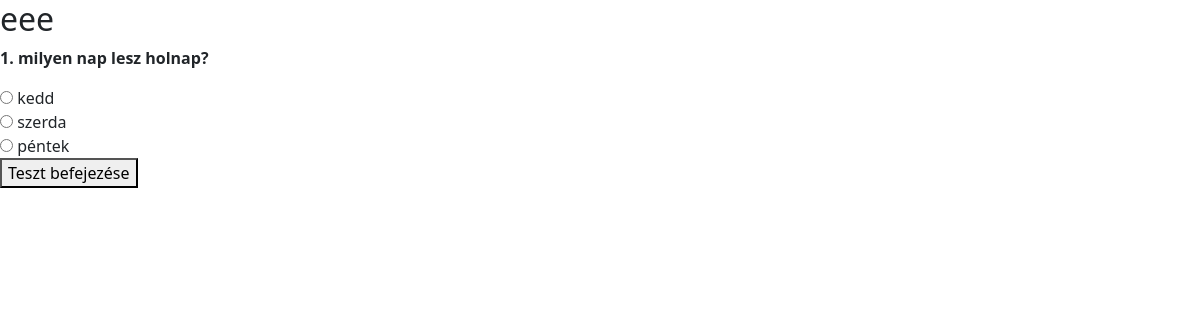
Page /test/run-test/5/ on the earlier database version.
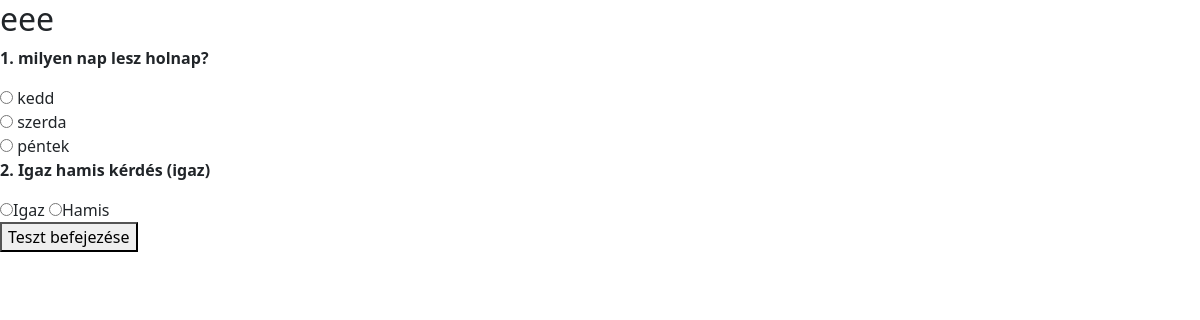
Same page on the later database version.
### roman_map/models.py (models this page shows, shortened)
class Question(models.Model):
    id = models.BigAutoField(primary_key=True)
    QUESTION_TYPES = [
        ('mc', 'Több válasz'),
        ('tf', 'Igaz/Hamis')
    ]
    quiz = models.ForeignKey(Quiz, on_delete=models.SET_NULL, related_name='questions', null=True)
    text = models.CharField(max_length=255, blank=False)
    question_type = models.CharField(max_length=2, choices=QUESTION_TYPES)
    points = models.PositiveIntegerField(default=0)

class Answer(models.Model):
    id = models.BigAutoField(primary_key=True)
    question = models.ForeignKey(Question, on_delete=models.CASCADE, related_name='answers')
    text = models.CharField(max_length=255, blank=True)
    is_correct = models.BooleanField(default=False)

### roman_map/views.py (the view, shortened to what this page needs)
# urls.py: path('test/run-test/<int:quiz_id>/', view=views.teszt_inditasa, name='teszt_inditasa'),
def teszt_inditasa(request, quiz_id):
    try:
        quiz = Quiz.objects.get(id = quiz_id)
    except Quiz.DoesNotExist:
        messages.error(request, "Hiba. A teszt nem található")
    questions = list(quiz.questions.all())
    random.shuffle(questions)
    return render(request, 'pages/run_test.html', {'quiz': quiz, 'questions': questions})

### roman_map/templates/pages/run_test.html (shortened to what this page needs)
{% extends "pages/test.html" %}
{% block content %}
    <h2>{{ quiz.title }}</h2>
    <form method="post">
        {% for question in questions %}
            <div>
                <p><strong>{{ forloop.counter }}. {{ question.text }}</strong></p>
                {% if question.question_type == 'tf' %}
                    <input type="radio" name="question_{{ question.id }}" value="true">Igaz
                    <input type="radio" name="question_{{ question.id }}" value="false">Hamis
                {% else %}
                    {% for answer in question.answers.all %}
                        <input type="radio" name="question_{{ question.id }}" value="{{ answer.id }}" required>
                        {{ answer.text }}<br>
                    {% endfor %}
                {% endif %}
            </div>
        {% endfor %}
        <button type="submit">Teszt befejezése</button>
    </form>
{% endblock content %}

Differences in the rows shown:
added Question: text "Igaz hamis kérdés (igaz)"
